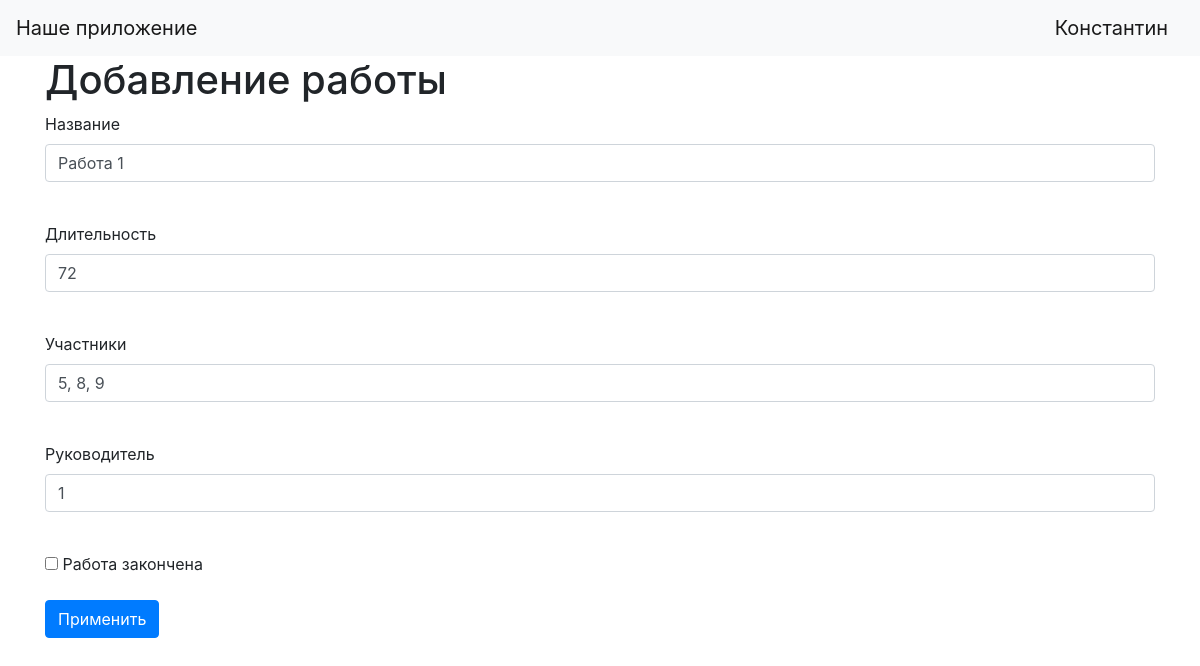
The page /jobs/1 (signed in) on the database as committed earlier.
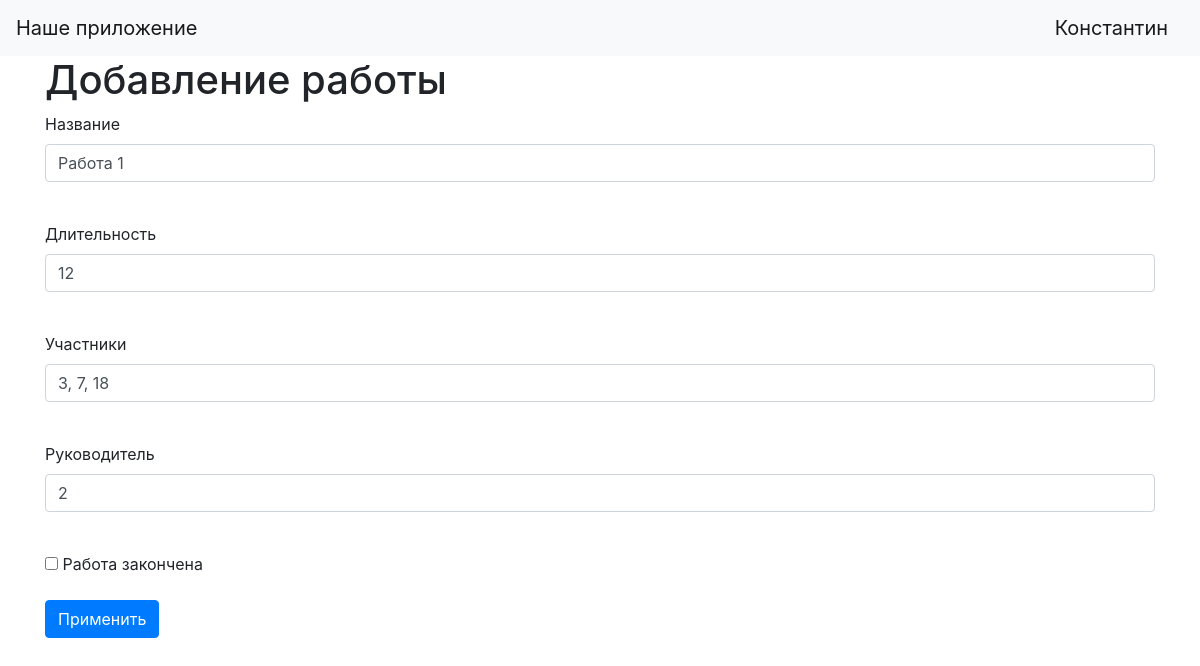
The same page on the database as committed later.
### data/jobs.py (models this page shows)
class Job(SqlAlchemyBase):
    __tablename__ = 'jobs'
    id = sqlalchemy.Column(sqlalchemy.Integer,
                           primary_key=True, autoincrement=True)
    job = sqlalchemy.Column(sqlalchemy.String, nullable=True)
    work_size = sqlalchemy.Column(sqlalchemy.Integer, nullable=True)
    collaborators = sqlalchemy.Column(sqlalchemy.String, nullable=True)
    start_date = sqlalchemy.Column(sqlalchemy.DateTime,
                                   default=datetime.datetime.now)
    end_date = sqlalchemy.Column(sqlalchemy.DateTime,
                                 default=datetime.datetime.now)
    is_finished = sqlalchemy.Column(sqlalchemy.Boolean, default=False)
    team_leader = sqlalchemy.Column(sqlalchemy.Integer,
                                       sqlalchemy.ForeignKey("users.id"))
    user = orm.relationship('User')

### main.py (the view, shortened to what this page needs)
@app.route('/jobs/<int:id>', methods=['GET', 'POST'])
@login_required
def edit_jobs(id):
    form = JobForm()
    if request.method == "GET":
        db_sess = db_session.create_session()
        job = db_sess.query(Job).filter(Job.id == id, (Job.user == current_user) | (current_user.id == 1)
                                          ).first()
        if job:
            form.title.data = job.job
            form.work_size.data = job.work_size
            form.collaborators.data = job.collaborators
            form.team_leader.data = job.team_leader
            form.is_finished.data = job.is_finished
        else:
            abort(404)
    return render_template('jobs.html',
                           title='Редактирование информации о работе',
                           form=form
                           )

### forms/jobs.py
class JobForm(FlaskForm):
    title = StringField('Название', validators=[DataRequired()])
    work_size = StringField('Длительность', validators=[DataRequired()])
    collaborators = StringField('Участники', validators=[DataRequired()])
    is_finished = BooleanField('Работа закончена')
    team_leader = StringField('Руководитель', validators=[DataRequired()])
    submit = SubmitField('Применить')

### data/db_session.py (called while the page is built)
def create_session() -> Session:
    global __factory
    return __factory()

### main.py (called while the page is built)
@login_manager.user_loader
def load_user(user_id):
    db_sess = db_session.create_session()
    return db_sess.query(User).get(user_id)

### templates/jobs.html (shortened to what this page needs)
{% extends "base.html" %}
{% block content %}
<h1>Добавление работы</h1>
<form action="" method="post">
    <p>
        {{ form.title.label }}<br>
        {{ form.title(class="form-control") }}<br>
    </p>
    <p>
        {{ form.work_size.label }}<br>
        {{ form.work_size(class="form-control") }}<br>
    </p>
    <p>
        {{ form.collaborators.label }}<br>
        {{ form.collaborators(class="form-control") }}<br>
    </p>
    <p>
        {{ form.team_leader.label }}<br>
        {{ form.team_leader(class="form-control") }}<br>
    </p>
    <p>{{ form.is_finished() }} {{ form.is_finished.label }}</p>
    <p>{{ form.submit(type="submit", class="btn btn-primary") }}</p>
</form>
{% endblock %}

Rows that differ between the two databases and show on the page:
changed Job: work_size "72" → "12"; collaborators "5, 8, 9" → "3, 7, 18"; team_leader "1" → "2"
